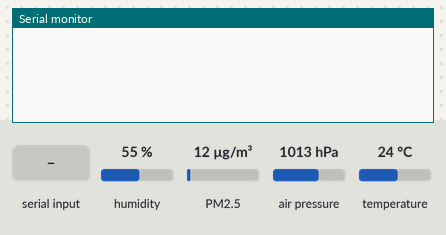
A sketch run on a simulated Arduino Uno, built with avr-gcc and run on an emulated ATmega328P. Parts: the last lines printed to the serial monitor. The test bench sets the inputs (shaded band); at power-on: humidity 55 %, PM2.5 12 µg/m³, air pressure 1013 hPa, temperature 24 °C.

Above: at 1.2 s.
1.3 s: "START\n" received over Serial
At 1.7 s:
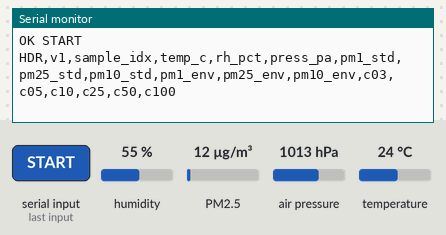
2.8 s: "STOP\n" received over Serial
At 4.0 s:
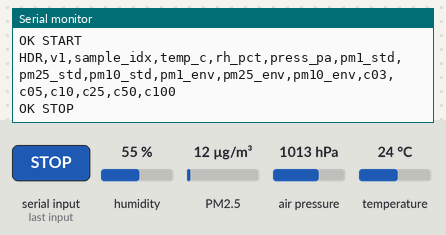
4.3 s: "STATUS\n" received over Serial
At 5.2 s:
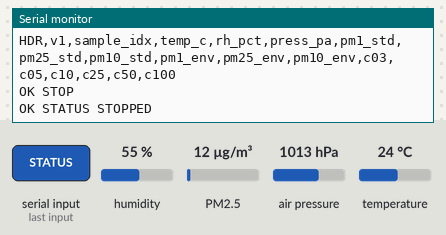
5.8 s: "PING\n" received over Serial
At 6.3 s:
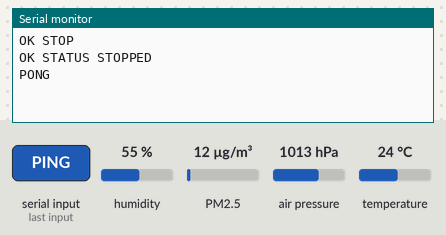
7.3 s: "INFO\n" received over Serial
At 8.5 s:
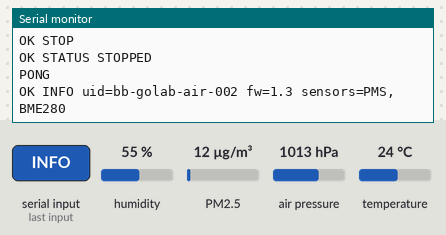
8.8 s: "START\n" received over Serial
At 11.4 s:
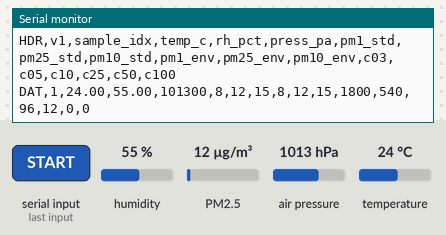

Measured:
- after the input at 1.3 s, the serial monitor: prints a new line at once (image 1)
- after the input at 2.8 s, the serial monitor: prints a new line at once (image 2)
- after the input at 4.3 s, the serial monitor: prints a new line at once (image 3)
- after the input at 5.8 s, the serial monitor: prints a new line at once (image 4)
- after the input at 7.3 s, the serial monitor: prints a new line at once (image 5)
- after the input at 8.8 s, the serial monitor: prints a new line at once (image 6)

The sketch:

bb_env_node_v1.ino
```cpp
#include <Wire.h>
#include <Adafruit_BME280.h>
#include "Adafruit_PM25AQI.h"

#define DEVICE_UID "bb-golab-air-002"
#define FW_VERSION "1.3"

static const unsigned long SAMPLE_INTERVAL_MS = 2000;

Adafruit_BME280 bme;
Adafruit_PM25AQI pms;

bool running = false;
bool bmeReady = false;
bool pmsReady = false;
bool pmsHasData = false;

unsigned long lastSampleTime = 0;
unsigned long sampleCount = 0;

PM25_AQI_Data lastPmsData = {};

char inputLine[64];
size_t inputPos = 0;

bool initBME280() {
  if (bme.begin(0x77, &Wire)) return true;
  if (bme.begin(0x76, &Wire)) return true;
  return false;
}

bool initPMSA003I() {
  return pms.begin_I2C(&Wire);
}

void sendHeader() {
  Serial.println(
    "HDR,v1,sample_idx,temp_c,rh_pct,press_pa,"
    "pm1_std,pm25_std,pm10_std,"
    "pm1_env,pm25_env,pm10_env,"
    "c03,c05,c10,c25,c50,c100"
  );
}

void sendInfo() {
  Serial.print("OK INFO uid=");
  Serial.print(DEVICE_UID);
  Serial.print(" fw=");
  Serial.print(FW_VERSION);
  Serial.println(" sensors=PMS,BME280");
}

void sendStatus() {
  if (running) {
    Serial.println("OK STATUS RUNNING");
  } else {
    Serial.println("OK STATUS STOPPED");
  }
}

bool readBME(float &tempC, float &rhPct, float &pressPa) {
  if (!bmeReady) return false;

  tempC = bme.readTemperature();
  rhPct = bme.readHumidity();
  pressPa = bme.readPressure();

  if (isnan(tempC) || isnan(rhPct) || isnan(pressPa)) return false;
  return true;
}

void pollPMS() {
  if (!pmsReady) return;

  PM25_AQI_Data data;
  if (pms.read(&data)) {
    lastPmsData = data;
    pmsHasData = true;
  }
}

void sendData() {
  float tempC = 0.0f;
  float rhPct = 0.0f;
  float pressPa = 0.0f;

  if (!readBME(tempC, rhPct, pressPa)) {
    return;
  }

  if (!pmsHasData) {
    return;
  }

  sampleCount++;

  Serial.print("DAT,");
  Serial.print(sampleCount);
  Serial.print(",");

  Serial.print(tempC, 2);
  Serial.print(",");
  Serial.print(rhPct, 2);
  Serial.print(",");
  Serial.print(pressPa, 0);
  Serial.print(",");

  Serial.print(lastPmsData.pm10_standard);
  Serial.print(",");
  Serial.print(lastPmsData.pm25_standard);
  Serial.print(",");
  Serial.print(lastPmsData.pm100_standard);
  Serial.print(",");

  Serial.print(lastPmsData.pm10_env);
  Serial.print(",");
  Serial.print(lastPmsData.pm25_env);
  Serial.print(",");
  Serial.print(lastPmsData.pm100_env);
  Serial.print(",");

  Serial.print(lastPmsData.particles_03um);
  Serial.print(",");
  Serial.print(lastPmsData.particles_05um);
  Serial.print(",");
  Serial.print(lastPmsData.particles_10um);
  Serial.print(",");
  Serial.print(lastPmsData.particles_25um);
  Serial.print(",");
  Serial.print(lastPmsData.particles_50um);
  Serial.print(",");
  Serial.println(lastPmsData.particles_100um);
}

void handleCommand(const char *cmd) {
  if (strcmp(cmd, "START") == 0) {
    running = true;
    sampleCount = 0;
    lastSampleTime = millis();
    Serial.println("OK START");
    sendHeader();
    return;
  }

  if (strcmp(cmd, "STOP") == 0) {
    running = false;
    Serial.println("OK STOP");
    return;
  }

  if (strcmp(cmd, "STATUS") == 0) {
    sendStatus();
    return;
  }

  if (strcmp(cmd, "PING") == 0) {
    Serial.println("PONG");
    return;
  }

  if (strcmp(cmd, "HEADER") == 0) {
    sendHeader();
    return;
  }

  if (strcmp(cmd, "INFO") == 0) {
    sendInfo();
    return;
  }

  if (cmd[0] == '\0') return;

  Serial.println("ERR UNKNOWN_CMD");
}

void checkSerial() {
  while (Serial.available() > 0) {
    char c = (char)Serial.read();

    if (c == '\r') continue;

    if (c == '\n') {
      inputLine[inputPos] = '\0';
      handleCommand(inputLine);
      inputPos = 0;
      continue;
    }

    if (inputPos < sizeof(inputLine) - 1) {
      inputLine[inputPos++] = c;
    } else {
      inputPos = 0;
    }
  }
}

void setup() {
  Serial.begin(115200);
  while (!Serial) {
    delay(10);
  }

  Wire.begin();

  bmeReady = initBME280();
  pmsReady = initPMSA003I();
}

void loop() {
  checkSerial();
  pollPMS();

  if (!running) return;

  unsigned long now = millis();
  if (now - lastSampleTime >= SAMPLE_INTERVAL_MS) {
    lastSampleTime = now;
    sendData();
  }
}
```
